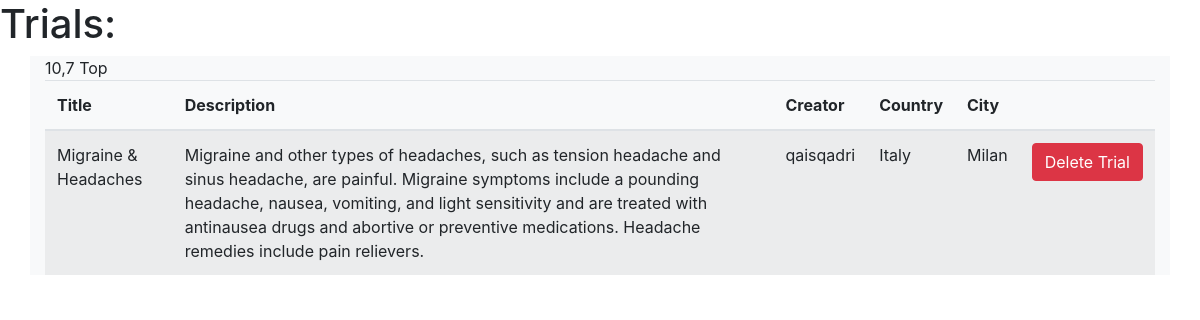
The app's page /trialapp/dashboard/listTrial/ (signed in) with its own data.
### trialapp/models.py (models this page shows)
class Trial(models.Model):
    title = models.CharField(max_length=100,primary_key=True)
    description = models.TextField()
    country = models.CharField(max_length=80)
    city = models.CharField(max_length=90)
    creator = models.ForeignKey(User,on_delete=models.CASCADE,blank=True)
    def __str__(self):
        return self.title

### trialapp/views.py (the view)
# urls.py: path('dashboard/listTrial/',views.listTrial, name='listTrial'),
@login_required
def listTrial(request):
    trials = Trial.objects.filter(creator=request.user)
    operators = Operator.objects.filter(creator=request.user)
    print(trials)
    for o in operators:
        trials = trials | Trial.objects.filter(creator=o)
    return render(request,'trialapp/listTrial.html',{'trials':trials})

### trialapp/templates/trialapp/listTrial.html (shortened to what this page needs)
<!DOCTYPE html>
<html>
<head>
        <link rel="stylesheet" href="https://maxcdn.bootstrapcdn.com/bootstrap/4.0.0/css/bootstrap.min.css">
</head>
<body>
        <h1> Trials: </h1>
        <div class="container bg-light">
                <table class="table table-striped mx-auto">
                        <thead>
                                <tr>
                                        <th>Title</th>
                                        <th>Description</th>
                                        <th> Creator</th>
                                        <th> Country</th>
                                        <th> City</th>
                                        <th></th>
                                </tr>
                        </thead>
                        <tbody>
                                {% for t in trials %}
                                <form method='POST'>
                                        <tr>
                                        <td>{{t.title}}</td>
					<td>{{t.description}}</td>
                                        <td>{{t.creator}}</td>
                                        <td>{{t.country}}</td>
                                        <td>{{t.city}}</td>
					<td><input type="submit" value="Delete Trial" class="btn btn-danger " formaction="{% url 'deleteTrial' title=t.title %}"></a></td>
                                </tr>
                                </form>
                                {% endfor %}
                        </tbody>
		</div>
</body>
</html>

### records on screen
Trial: title "Migraine & Headaches", description "Migraine and other types of headaches, such as tension headache and sinus headache, are painful. Migraine symptoms include a pounding headache, nausea, vomiting, and light sensitivity and are treated with antinausea drugs and abortive or preventive medications. Headache remedies include pain relievers.", creator "qaisqadri", country "Italy", city "Milan", title "Delete Trial"
